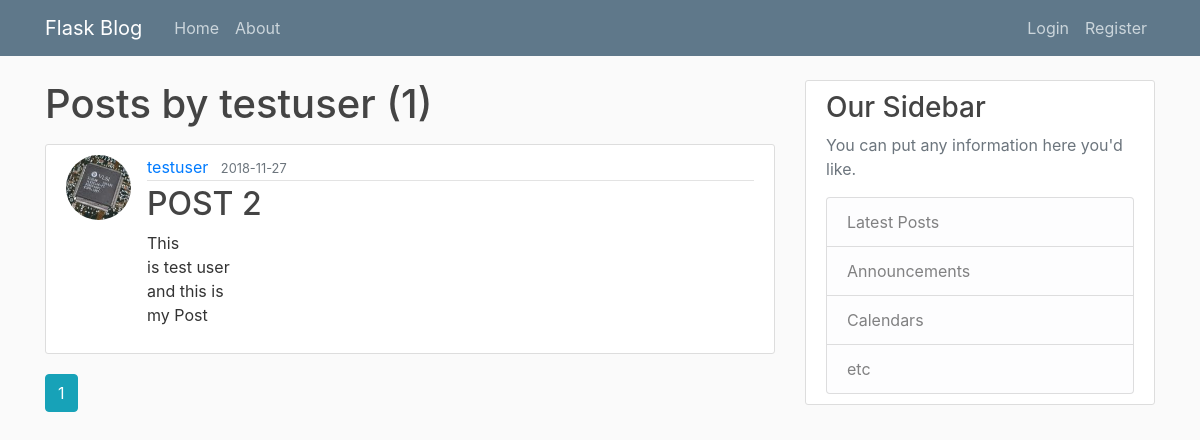
The app's page /user/testuser with its own data.
### app.py (models this page shows, shortened)
class User(db.Model, UserMixin):
    id = db.Column(db.Integer, primary_key=True)
    username = db.Column(db.String(20), unique=True, nullable=False)
    email = db.Column(db.String(120), unique=True, nullable=False)
    image_file = db.Column(db.String(20), nullable=False, default=('default.jpg'))
    password = db.Column(db.String(60), nullable=False)
    posts = db.relationship('Post', backref='author',lazy=True)

class Post(db.Model):
    id = db.Column(db.Integer, primary_key=True)
    title = db.Column(db.String(100), nullable=False)
    date_posted = db.Column(db.DateTime, nullable=False, default= datetime.utcnow)
    content = db.Column(db.Text, nullable=False)
    user_id = db.Column(db.Integer, db.ForeignKey('user.id'), nullable=False)

### app.py (the view)
@app.route("/user/<string:username>")
def user_posts(username):
    page = request.args.get('page', 1, type=int)
    user = User.query.filter_by(username=username).first_or_404()
    posts = Post.query.filter_by(author=user)\
        .order_by(Post.date_posted.desc())\
        .paginate(page=page,per_page=5)
    return render_template('user_posts.html', posts=posts, user=user)

### templates/user_posts.html (shortened to what this page needs)
{% extends "layout.html" %}
{% block content %}
    <h1 class="mb-3">Posts by {{ user.username }} ({{ posts.total }})</h1>
    {% for post in posts.items %}
       <article class="media content-section">
       <img class="rounded-circle article-img" alt="profile pic" src="{{ url_for('static', filename='profile_pics/' + post.author.image_file) }}">
        <div class="media-body">
            <div class="article-metadata">
            <a class="mr-2" href="{{ url_for('user_posts', username=post.author.username) }}">{{ post.author.username }}</a>
            <small class="text-muted">{{ post.date_posted.strftime('%Y-%m-%d') }}</small>
            </div>
            <h2><a class="article-title" href="{{ url_for('post', post_id=post.id) }}">{{ post.title }}</a></h2>
            <p class="article-content">{{ post.content }}</p>
        </div>
        </article>
    {% endfor %}
    {% for page_num in posts.iter_pages(left_edge=1, right_edge=1, left_current=1,right_current=2) %}
        {% if page_num %}
            {% if posts.page == page_num %}
                <a class="btn btn-info mb-4 " href="{{ url_for('user_posts', username=user.username, page=page_num) }}">{{ page_num }}</a>
            {% else %}
                <a class="btn btn-outline-info mb-4 " href="{{ url_for('user_posts',username=user.username, page=page_num) }}">{{ page_num }}</a>
            {% endif %}
        {% endif %}
    {% endfor %}
{% endblock content %}

### static/main.css (style rules this page uses)
body { background: #fafafa; color: #333333; margin-top: 5rem; }
h1, h2, h3, h4, h5, h6 { color: #444444; }
.content-section { background: #ffffff; padding: 10px 20px; border: 1px solid #dddddd; border-radius: 3px; margin-bottom: 20px; }
.article-title { color: #444444; }
.article-content { white-space: pre-line; }
.article-img { height: 65px; width: 65px; margin-right: 16px; }
.article-metadata { padding-bottom: 1px; margin-bottom: 4px; border-bottom: 1px solid #e3e3e3 }

### records on screen
User: username "testuser"
Post: image_file (picture), author.username "testuser", date_posted "2018-11-27", title "POST 2", content "This is test user and this is my Post"

### other values on screen
{{ posts.total }} "1"
{{ page_num }} "1"
